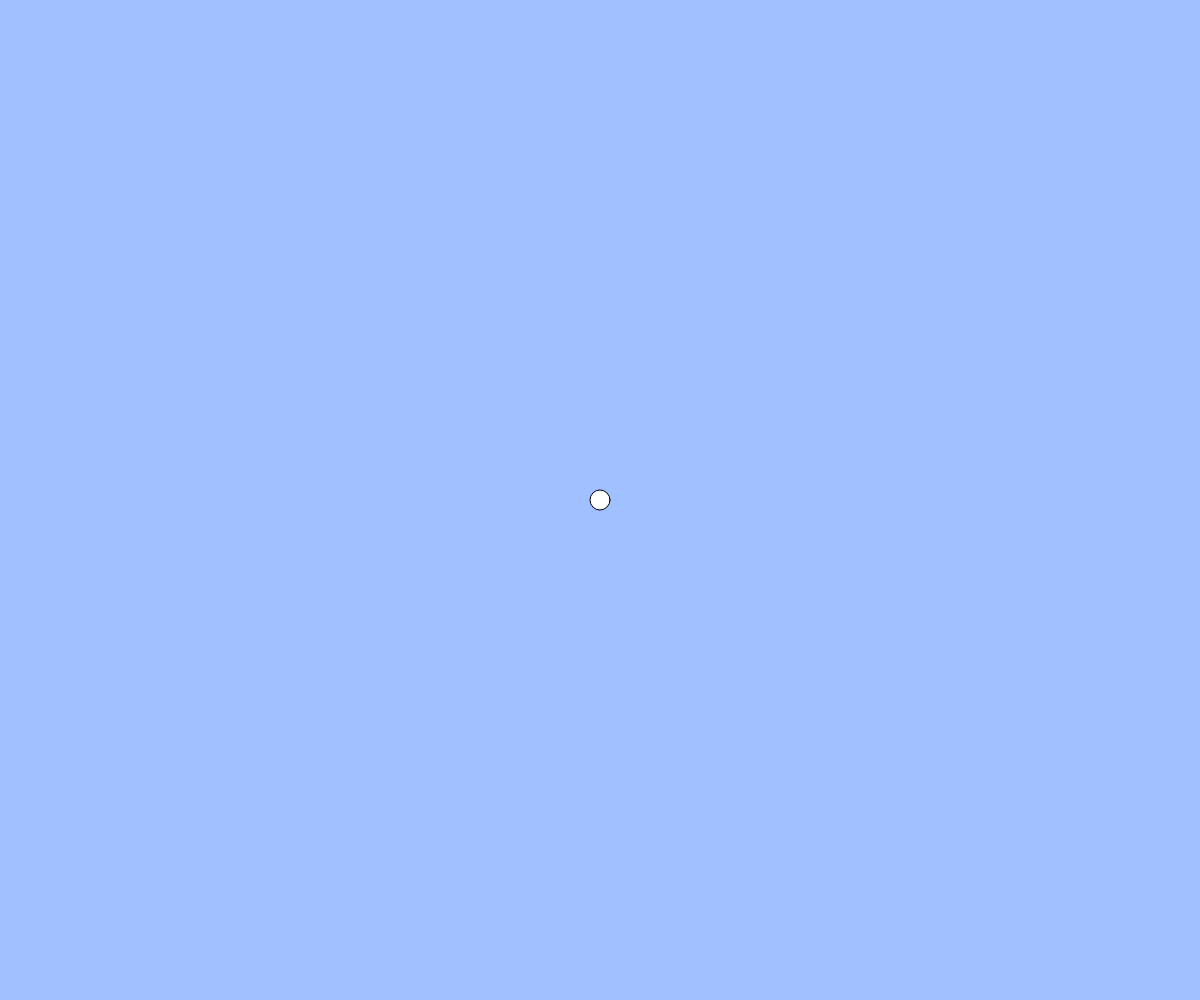
Frame 1 (no input)
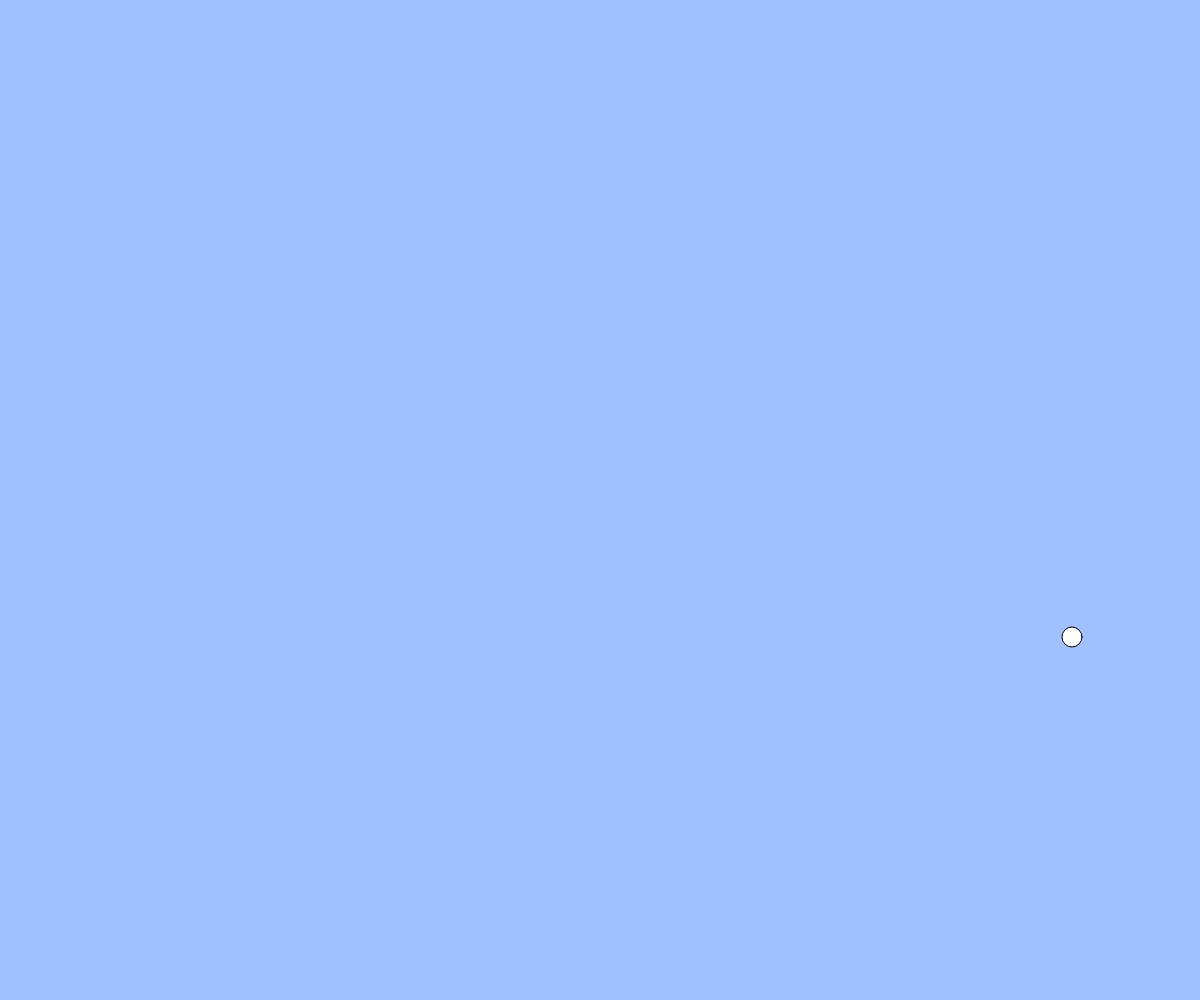
Frame 60 (no input)
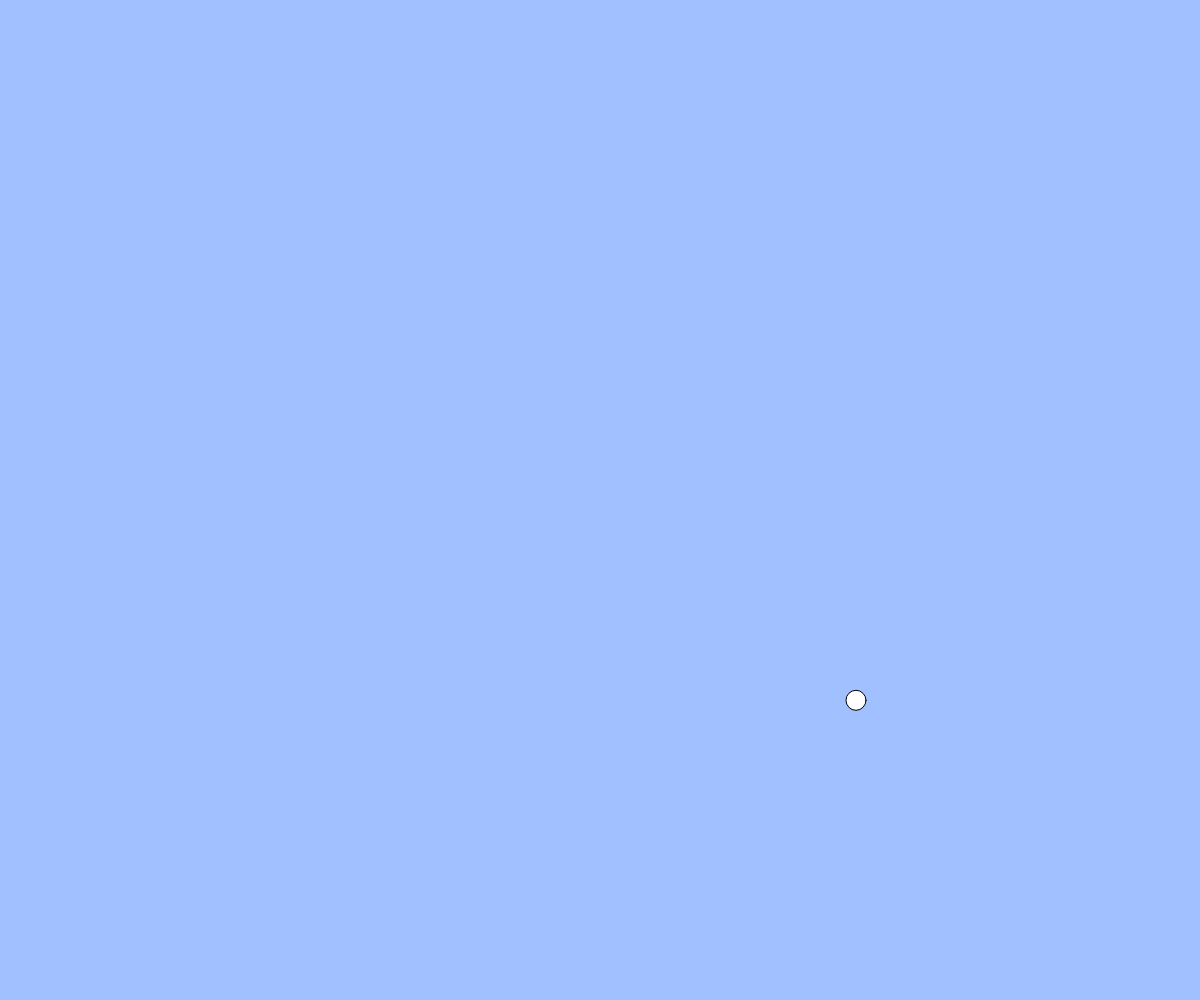
Frame 120 (the mouse pressed at the canvas centre since frame 60)

The p5.js sketch that drew these frames (run headless with seeded random() and noise() and a simulated clock; from frame 60 on, the mouse is pressed at the canvas centre):

// p5.js sketch
// ── sketch.js
// テキスト「アニメーション」
let x, y, vx, vy;
const g = 1; // 重力加速度(ここをいじると重力の強さが変わる)
const vyMax = 30;

function setup(){
  createCanvas(windowWidth, windowHeight);
  x = width / 2;
  y = height / 2;
  vx = 8;
  vy = 8;
}

function draw(){
  background(160, 192, 255);
  ellipse(x, y, 20, 20);
  x += vx;
  y += vy;

  // 重力（コメント機能でオンオフ切り替えて実行してみましょう）
  vy = constrain(vy + g, -vyMax, vyMax);
//↑
//vy=vy+g;
//if(vy>vyMax)vy=vyMax;
//if(vy<vyMax)vy=-vyMax;
//これがないとどんどん早くなってしまうので、上限を設けている

  // 端の処理パターン (1) 反対側から出てくる
  // if(x > width){ x = 0; }
  // else if(x < 0){ x = width; }
  // if(y > height){ y = 0; }
  // if(y < 0){ y = height; }

　// 端の処理パターン (2) 跳ね返る
  if(x < 0 || x > width){ vx = -1 * vx; }
  if(y > height){ vy = -0.9 * vy; }//（vy=-1はバウンドによって高さが変わらない。vy＝－1.1はバウンドするたびに高く跳ねるようになる）
  x = constrain(x, 0, width);
  y = constrain(y, 0, height);
}

function windowResized(){
  resizeCanvas(windowWidth, windowHeight);
}
